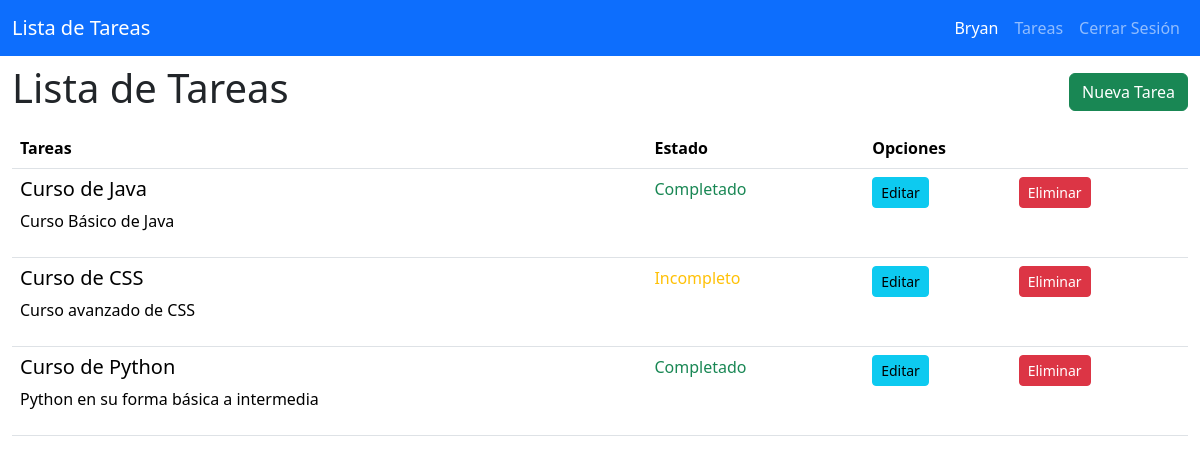
The app's page /todo/list (signed in) with its own data.
### todor/models.py (models this page shows, shortened)
class User(db.Model):
    id = db.Column(db.Integer, primary_key  = True)
    username = db.Column(db.String(20), unique = True, nullable =  False)
    password = db.Column(db.Text, nullable = False)

class Todo(db.Model):
    id = db.Column(db.Integer, primary_key  = True)
    created_by = db.Column(db.Integer, db.ForeignKey('user.id'), nullable = False)  # agregando una relación de uno a muchos entre las tablas user y todo
    title = db.Column(db.String(100), nullable =  False)
    description = db.Column(db.Text)
    state = db.Column(db.Boolean, default = False)

### todor/todo.py (the view)
@bp.route('/list')
@login_required  # decorador que indica que para ingresar a esta vista se necesita iniciar sesión
def index():
    todos = Todo.query.all()
    return render_template('todo/index.html', todos = todos)

### todor/auth.py (called while the page is built)
@bp.before_app_request
def load_logged_in_user():
    user_id = session.get('user_id')
    if user_id is None:
        g.user = None
    else:
        g.user = User.query.get_or_404(user_id)

def login_required(view):
    @functools.wraps(view)
    def wrapped_view(**kwargs):
        if g.user is None:
            return redirect(url_for('auth.login'))
        return view(**kwargs)
    return wrapped_view

### todor/templates/todo/index.html
{% extends 'base.html' %}
{% block content %}
<section class="container-fluid">
    <div class="navbar">
        <h1>{% block title %} Lista de Tareas {% endblock %}</h1>
        <a href="{{ url_for('todo.create') }}" class="btn btn-success">Nueva Tarea</a>
    </div>
    <table class="table">
        <thead>
            <tr>
                <th class="col">Tareas</th>
                <th class="col">Estado</th>
                <th class="col" colspan="2">Opciones</th>
            </tr>
        </thead>
        <tbody>
            {% for todo in todos | reverse %}
            {% if g.user.id == todo.created_by %}
            <tr>
                <td>
                    <h5>{{ todo.title }}</h5>
                    <p>{{ todo.description }}</p>
                </td>
                <td>
                    {% if todo.state == false %}
                    <span class="text-warning">Incompleto</span>
                    {% else %}
                    <span class="text-success">Completado</span>
                    {% endif %}
                </td>
                <td>
                    <a href="{{ url_for('todo.update', id = todo.id ) }}" class="btn btn-info btn-sm">Editar</a>
                </td>
                <td>
                    <a href="{{ url_for('todo.delete', id = todo.id ) }}" class="btn btn-danger btn-sm">Eliminar</a>
                </td>
            </tr>
            {% endif %}
            {% endfor %}
        </tbody>
    </table>
</section>
{% endblock %}

### todor/templates/base.html (shortened to what this page needs)
<!DOCTYPE html>
<html lang="es">
<head>
    <link href="https://cdn.jsdelivr.net/npm/bootstrap@5.3.3/dist/css/bootstrap.min.css" rel="stylesheet">
</head>
<body>
    <nav class="navbar navbar-expand-sm navbar-primary bg-primary" data-bs-theme="dark">
        <div class="container-fluid">
          {% if g.user %}
          <a class="navbar-brand" href="{{ url_for('todo.index') }}">Lista de Tareas</a>
          {% else %}
          <a class="navbar-brand" href="{{ url_for('index') }}">Lista de Tareas</a>
          {% endif %}
          <div class="collapse navbar-collapse justify-content-end" id="navbarNav">
            <ul class="navbar-nav">
              {% if g.user %}
              <li class="nav-item">
                <span class="nav-link active"> {{ g.user.username }} </span>
              </li>
              <li class="nav-item">
                <a class="nav-link" href="{{ url_for('todo.index') }}">Tareas</a>
              </li>
              <li class="nav-item">
                <a class="nav-link" href="{{ url_for('auth.logout') }}">Cerrar Sesión</a>
              </li>
              {% endif %}
            </ul>
          </div>
        </div>
    </nav>
    {% block content %}
    {% endblock %}
</body>
</html>

### records on screen
User: user.username "Bryan"
Todo: title "Curso de Java", description "Curso Básico de Java", state "Completado"
Todo: title "Curso de CSS", description "Curso avanzado de CSS", state "Incompleto"
Todo: title "Curso de Python", description "Python en su forma básica a intermedia", state "Completado"
